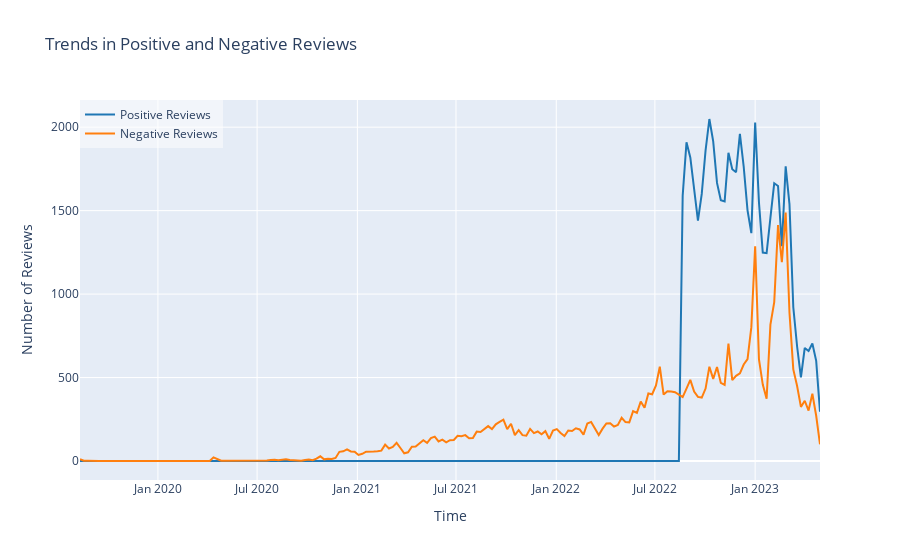

The code cell stored with this chart in its notebook:
### Code cell
fig = go.Figure()
fig.add_trace(go.Scatter(x=weekly_df.index, y=weekly_df['score']['positive_reviews'], 
                         name='Positive Reviews', line=dict(color='#1f77b4')))
fig.add_trace(go.Scatter(x=weekly_df.index, y=weekly_df['score']['negative_reviews'], 
                         name='Negative Reviews', line=dict(color='#ff7f0e')))
fig.update_layout(title='Trends in Positive and Negative Reviews', 
                  xaxis_title='Time', yaxis_title='Number of Reviews', 
                  legend=dict(x=0, y=1, bgcolor='rgba(255, 255, 255, 0.5)', bordercolor='rgba(0, 0, 0, 0)'))
fig.show()

### Figure 1 — Plotly figure (JSON) as saved in the notebook; plotly's stock layout.template omitted (floating-point values rounded to 4 significant figures; data arrays with more than 128 entries replaced by an {"elided": "..."} marker saying what was removed)
{"data": [{"line": {"color": "#1f77b4"}, "name": "Positive Reviews", "type": "scatter", "x": {"elided": "195 str values"}, "y": {"elided": "195 int values"}}, {"line": {"color": "#ff7f0e"}, "name": "Negative Reviews", "type": "scatter", "x": {"elided": "195 str values"}, "y": {"elided": "195 int values"}}], "layout": {"legend": {"bgcolor": "rgba(255, 255, 255, 0.5)", "bordercolor": "rgba(0, 0, 0, 0)", "x": 0, "y": 1}, "title": {"text": "Trends in Positive and Negative Reviews"}, "xaxis": {"title": {"text": "Time"}}, "yaxis": {"title": {"text": "Number of Reviews"}}}}
